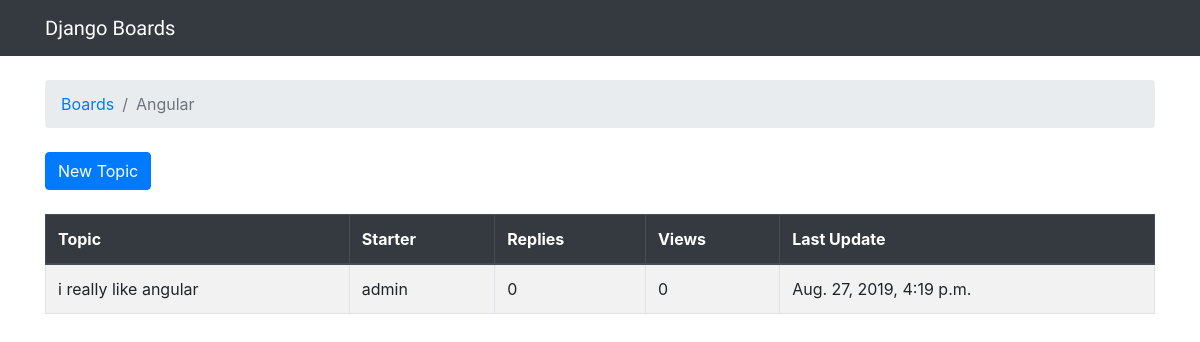
/boards/3/, run on the app's committed database.
### boards/models.py (models this page shows, shortened)
class Board(models.Model):
    name = models.CharField(max_length=30, unique=True)
    description = models.CharField(max_length=100)

class Topic(models.Model):
    subject = models.CharField(max_length=255)
    last_updated = models.DateTimeField(auto_now_add=True)
    board = models.ForeignKey(Board, on_delete=models.CASCADE, related_name='topics')
    starter = models.ForeignKey(User, on_delete=models.CASCADE, related_name='topics')

### boards/views.py (the view)
# urls.py: re_path('boards/(?P<pk>\d+)/$', views.board_topics, name='board_topics'),
def board_topics(request, pk):
    board = get_object_or_404(Board, pk=pk)
    return render(request, 'topics.html', {'board': board})

### templates/topics.html (shortened to what this page needs)
{% extends 'base.html' %}
{% block breadcrumb %}
  <li class="breadcrumb-item"><a href="{% url 'home' %}">Boards</a></li>
  <li class="breadcrumb-item active">{{ board.name }}</li>
{% endblock %}
{% block content %}
<div class="mb-4">
  <a href="{% url 'new_topic' board.pk %}" class="btn btn-primary">New Topic</a>
</div>
<table class="table table-bordered table-striped">
    <thead class="thead-dark">
    <tr>
        <th>Topic</th>
        <th>Starter</th>
        <th>Replies</th>
        <th>Views</th>
        <th>Last Update</th>
    </tr>
    </thead>
    <tbody>
    {% for topic in board.topics.all %}
    <tr>
        <td>{{topic.subject}}</td>
        <td>{{topic.starter.username}}</td>
        <td class="align-middle">0</td>
        <td class="align-middle">0</td>
        <td>{{topic.last_updated}}</td>
    </tr>
    {% endfor %}
    </tbody>
</table>
{% endblock %}

### data on the page
Board: name "Angular"
Topic: subject "i really like angular", starter.username "admin", last_updated "Aug. 27, 2019, 4:19 p.m."
